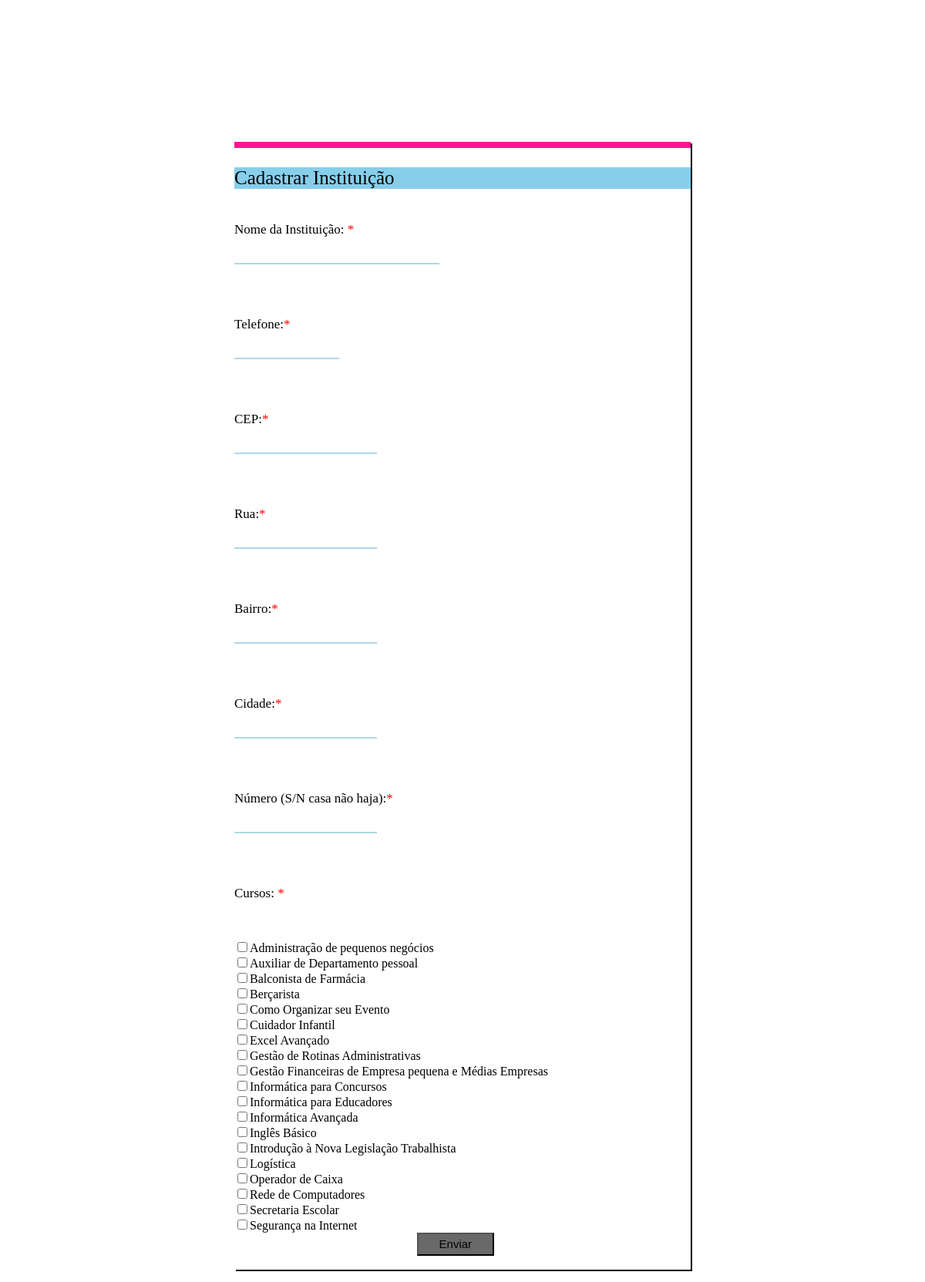
The page /CadastrarInstituicao/CadastrarInstituicao.php on the database as committed earlier.
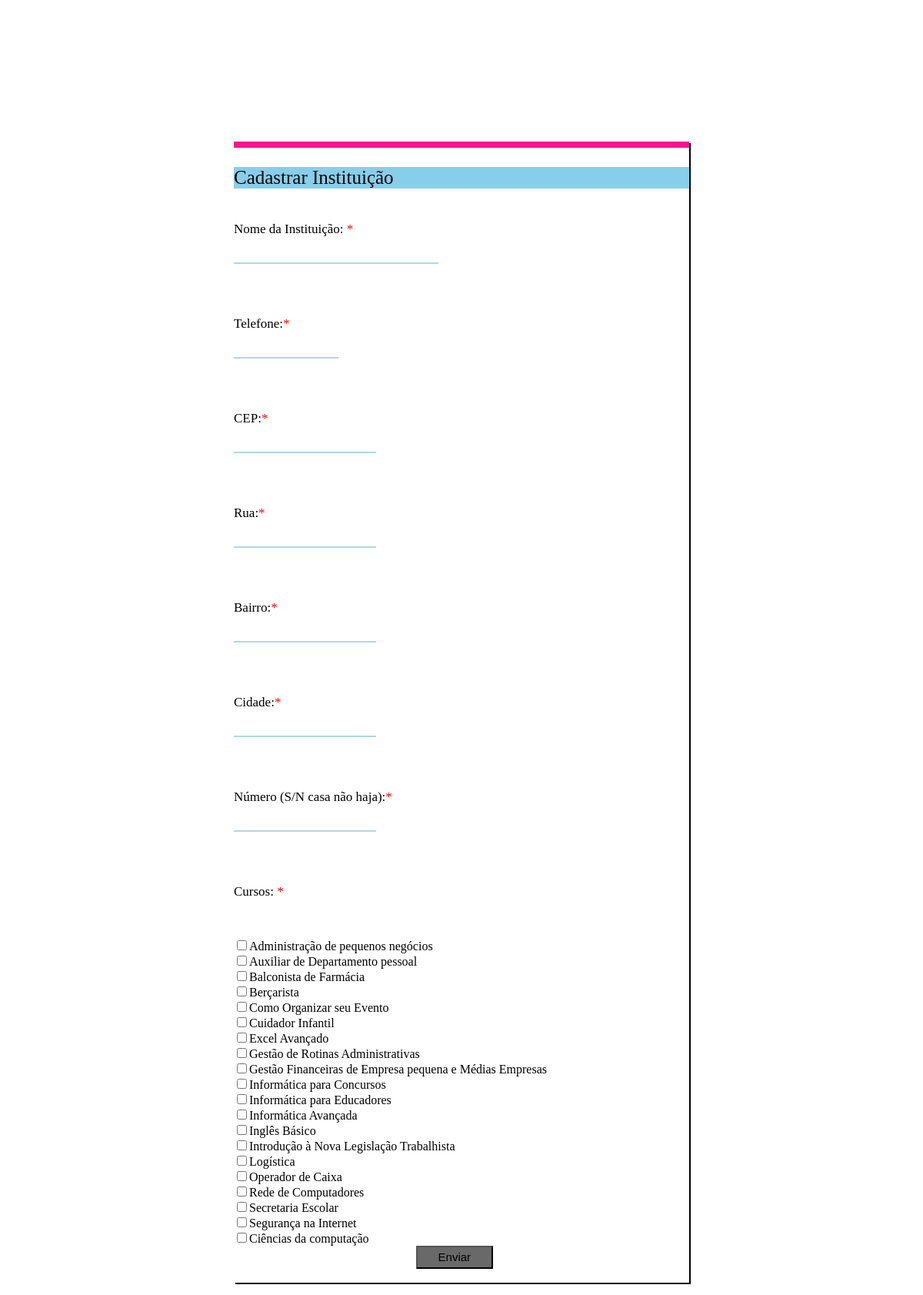
The same page on the database as committed later.
### tables this page shows
CREATE TABLE curso (
  idCurso int(11) NOT NULL,
  nome varchar(255) NOT NULL,
  cursoInicio date NOT NULL,
  cursoFim date NOT NULL
);

### CadastrarInstituicao/CadastrarInstituicao.php (the view, shortened to what this page needs)
<html>
    <head>
    </head>
    <body>
    <form name="instituicao" action="cadastrarInstituicaoNoBD.php" method="POST">
        <div class="caixa">
            <p class="separador">Cadastrar Instituição</p>
            <br>
				<label class="formulario">Nome da Instituição: <font color="red">*</font></label></br>
				<input required class="entrada" type="text" name="nome" id="nome"size="30" onblur="return verify(this.value,'nome','nomeIncorreto')"/>
				<label class="formulario">Telefone:<font color="red">*</font></label></br>
				<input required  class="entrada"  type="text"  name="telefone"  id="telefone"  size="14"  maxlength="14"  onkeydown="javascript: fMasc( this, mTel );"  onblur="verify(this.value,'telefone','tel')"/>
				<label class="formulario">CEP:<font color="red">*</font></label><br>
				<input required class="entrada"  name="CEP"  id="CEP"  type="text"  value=""  onkeydown="javascript: fMasc( this, mCEP );"   maxlength="10"  onblur="return search_cep(this.value);"/>
				<label class="formulario">Rua:<font color="red">*</font></label><br>
				<input required class="entrada"  type="text"  value=""  name="rua"  id="rua" onblur="verify(this.value,'rua','ruaI')" />
				<br>
				<label class="formulario">Bairro:<font color="red">*</font></label></br>
				<input required class="entrada"  type="text"  name="bairro"  value=""  id="bairro" onblur="verify(this.value,'bairro','bairroI')" />
				<br>
				<label class="formulario">Cidade:<font color="red">*</font></label><br>
				<input required class="entrada"  type="text"  name="cidade"  value=""  id="cidade" onblur="verify(this.value,'cidade','cidadeI')" />
				<br>
				<label class="formulario">Número (S/N casa não haja):<font color="red">*</font></label><br>
				<input required class="entrada"  type="text"  name="numeroResidencia"  value=""  id="numeroResidencia" onblur="verify(this.value,'numeroResidencia','numI')" />
                <br>
                <label class="formulario">Cursos: <font color="red">*</font></label></br>
                <?php
                        $con = open_connection();
                        $sql="SELECT * FROM curso";
                        $resultado = mysqli_query($con,$sql) or die("Erro ao retornar dados");
                        while($registro = mysqli_fetch_array($resultado))
                        {
                            $nome= $registro['nome'];
                            $id= $registro['idCurso'];
                            echo"
                            <input type='checkbox' name='course[]' value='$id'/>$nome<br>
                            ";
                        }
                    ?>
                <input class="bntEnviar" type="submit" value="Enviar" />
                <br>
                <br>
        </div>
    </form>
    </body>
</html>

Rows that differ between the two databases and show on the page:
added curso: nome "Ciências da computação"
